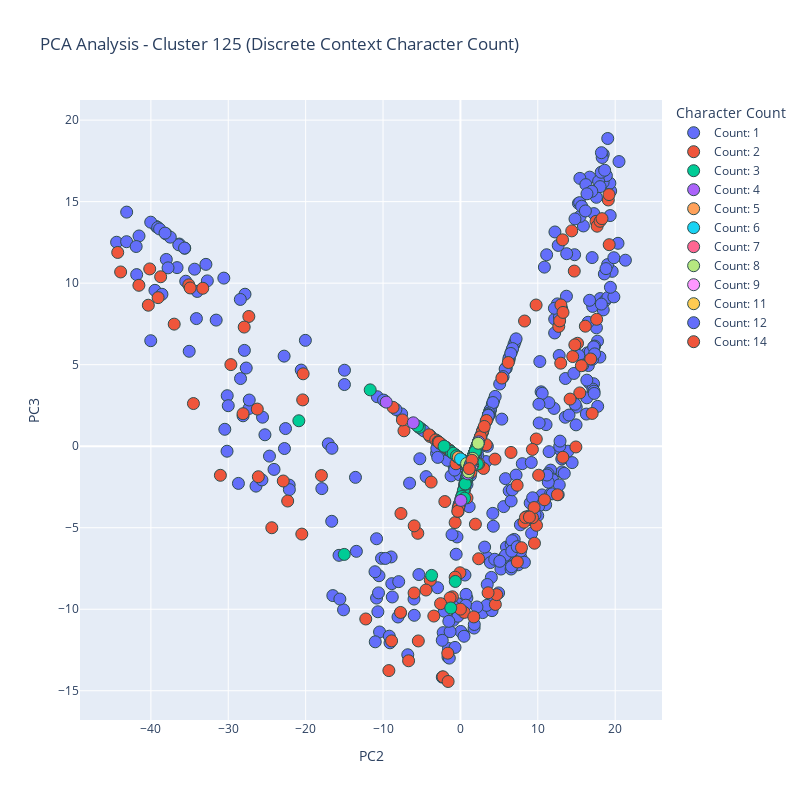

Notebook cell for this chart:
### Code cell
plot_pca_char_in_token(pca_df, pca_path, fs_splitting_cluster, save_figs=True)

### Figure 1 — Plotly figure (JSON) as saved in the notebook; plotly's stock layout.template omitted (floating-point values rounded to 4 significant figures; data arrays with more than 128 entries replaced by an {"elided": "..."} marker saying what was removed)
{"data": [{"hoverinfo": "text", "marker": {"color": "#636EFA", "line": {"color": "DarkSlateGrey", "width": 1}, "size": 12}, "mode": "markers", "name": "Count: 1", "text": {"elided": "669 str values"}, "type": "scatter", "x": {"elided": "669 float values"}, "y": {"elided": "669 float values"}}, {"hoverinfo": "text", "marker": {"color": "#EF553B", "line": {"color": "DarkSlateGrey", "width": 1}, "size": 12}, "mode": "markers", "name": "Count: 2", "text": {"elided": "213 str values"}, "type": "scatter", "x": {"elided": "213 float values"}, "y": {"elided": "213 float values"}}, {"hoverinfo": "text", "marker": {"color": "#00CC96", "line": {"color": "DarkSlateGrey", "width": 1}, "size": 12}, "mode": "markers", "name": "Count: 3", "text": ["Token:  us<br>Context:  you��re on Main Street USA? Let| us| know in the comments below!<|endoftext|>A notorious protester<br>Char Count: 3", "Token: she<br>Context:  watching. As we've learned by now, \"|she| likes to watch.\"\n\nDC Universe Presents:<br>Char Count: 3", "Token: com<br>Context: , ms #TheWeatherChannel pic.twitter.|com|/IywvoR8WSL —<br>Char Count: 3", "Token: 609<br>Context: /1ChrisForrester/status/4|609|014136<br>Char Count: 3", "Token: 014<br>Context: 1ChrisForrester/status/4609|014|136<br>Char Count: 3", "Token: 032<br>Context: . pic.twitter.com/9rPy|032|rGv — Kyle Holliman (@thekh<br>Char Count: 3", "Token: com<br>Context:  RT @jayward11: pic.twitter.|com|/XiZ5EniK4H —<br>Char Count: 3", "Token: com<br>Context:  damage in Tupelo area! pic.twitter.|com|/OMRf1gVh7V<br>Char Count: 3", "Token: com<br>Context:  Tupelo, MS after tornado pic.twitter.|com|/OvynGycVPh — Se<br>Char Count: 3", "Token: com<br>Context:  With @edlavaCNN pic.twitter.|com|/KLvQ7Bm9Sd<br>Char Count: 3", "Token: but<br>Context:  the speech focused on Trump��s absurd (|but| admittedly amusing) new nickname for Kim Jong Un,<br>Char Count: 3", "Token:  of<br>Context: ton's head size data would account for a difference| of| .09 standard deviations between black and white average test<br>Char Count: 3", "Token: 407<br>Context: : DOI: 10.1021/nn304|407|r – ��Highly Transparent and Flex<br>Char Count: 3", "Token:  We<br>Context:  high in the starry trailer for ��When| We| Rise,�� Gus Van Sant and Dustin Lance<br>Char Count: 3", "Token: ORY<br>Context:  pic.twitter.com/qXeOl|ORY|Ub — Nick (@Nick_Falco) October<br>Char Count: 3", "Token: com<br>Context:  these to get around security. pic.twitter.|com|<br>Char Count: 3", "Token: com<br>Context:  tanks Why break 2 windows? pic.twitter.|com|/Tq5giT76In — Nick<br>Char Count: 3", "Token: com<br>Context:  when I'm this excited! pic.twitter.|com|/sSX4g2zVOi<br>Char Count: 3", "Token: awk<br>Context: NoozhawkNews and @Noozh|awk|Biz. Connect with Noozhawk on Facebook<br>Char Count: 3", "Token: orm<br>Context:  shared by Taylor Momsen (@tayl|orm|omsen) on Oct 2, 2017 at 1<br>Char Count: 3", "Token: oms<br>Context:  by Taylor Momsen (@taylorm|oms|en) on Oct 2, 2017 at 1:<br>Char Count: 3", "Token: ade<br>Context: ando esclavas fue generado por l|ade| la delegación más poderosa que<br>Char Count: 3", "Token:  as<br>Context:  the sky, see the stars, and it's| as| if nothing was wrong. The singing, the praying<br>Char Count: 3", "Token:  of<br>Context:  it turns out that there��s not much| of| a connection there after all. Likewise, when discussing<br>Char Count: 3", "Token:  AM<br>Context:  Oct 31, 2012, 9:43:40| AM|\n\nPosted by Chris\n<br>Char Count: 3", "Token: 460<br>Context: ️ pic.twitter.com/Nsfm|460|HVV — asia (@asialb<br>Char Count: 3", "Token: 231<br>Context: .aspx?AccessID=b68a30|231|c or http://www.mouser.<br>Char Count: 3", "Token:  ag<br>Context: ://service.com/page1\" ) .| ag|et multi . add :page2 , EventMachine<br>Char Count: 3", "Token: HAM<br>Context: .twitter.com/pHPS5s|HAM|3 — Thomas Paine (@Thomas1774P<br>Char Count: 3", "Token: eed<br>Context: browse_frm/thread/b74|eed|16bd48d42e\n\nhttp://<br>Char Count: 3", "Token: 911<br>Context:  COUNTY E911 (@DELAWARECO|911|) November 15, 2016\n\nAll residents of<br>Char Count: 3", "Token: she<br>Context:  #dateday A photo posted by Shelley. (@|she|ilashoe) on Oct 21, 2016 at<br>Char Count: 3", "Token: 394<br>Context: 1001/jamainternmed.2016.5|394|\n\nAuthor Contributions: Drs Kearns and<br>Char Count: 3", "Token: 405<br>Context: \n\nTop image: Wikipedia/Kuha455|405|<|endoftext|>WikiLeaks has published 294,546 emails along<br>Char Count: 3", "Token: com<br>Context:  Trump' in #Berkeley pic.twitter.|com|/sF29nUxLVS —<br>Char Count: 3", "Token: 205<br>Context: amazon.com/dp/0692652|205|<|endoftext|>Defending World Champions, European Champions in 2008<br>Char Count: 3", "Token: aps<br>Context:  original content, please contact sgo@economiccoll|aps|enews.com.<|endoftext|>Edoardo Mort<br>Char Count: 3", "Token: Cat<br>Context:  from Big Cat Country:\n\nFollow @Big|Cat|Country Follow @SBNationNFL<|endoftext|>Cris<br>Char Count: 3", "Token: ost<br>Context:  lab environment with this blog post: http://s|ost|echblog.com/2016/07/26<br>Char Count: 3", "Token:  oz<br>Context: ator.[13] Weighing 16 lb 3| oz| (7.34 kg) empty, the Monitor<br>Char Count: 3", "Token:  oz<br>Context:  were relocated. The modified BAR weighed 13 lb 12| oz| (6.24 kg) and was only 34<br>Char Count: 3", "Token: 428<br>Context: b09e4ea9f723c|428| 42aaa93a894a69bfc<br>Char Count: 3", "Token: 428<br>Context: b09e4ea9f723c|428|\", \"sha256hash\": \"57ae463<br>Char Count: 3", "Token: 463<br>Context: 428\", \"sha256hash\": \"57ae|463|e6bc53a38512c58a<br>Char Count: 3", "Token: 149<br>Context: fd9b3e7959fe7c|149|d1\", \"userdetails\": { \"comments<br>Char Count: 3", "Token: acc<br>Context: ebio.py download a2ba1b|acc|996b90b37a2c93089<br>Char Count: 3", "Token: acc<br>Context: 30f1d68 a2ba1b|acc|996b90b37a2c93089<br>Char Count: 3", "Token: 317<br>Context: <|endoftext|> to ba1d6f|317|214d318b2a4e9a<br>Char Count: 3", "Token: 214<br>Context: <|endoftext|> to ba1d6f317|214|d318b2a4e9a9<br>Char Count: 3", "Token: aff<br>Context: bc7ec867a6c845|aff|ecad1290fd717cc74f<br>Char Count: 3", "Token: the<br>Context:  Shrine), Evan Boehm, and Austin Bly|the|. I feel similarly about this group to how I<br>Char Count: 3", "Token:  at<br>Context:  from the fork to find curious lilac eyes staring| at| her. \"Ruby replaced me<br>Char Count: 3", "Token: aer<br>Context:  http://usat.ly/1e6D|aer|<|endoftext|>Thousands of families are fleeing the rebel-held<br>Char Count: 3", "Token: Kat<br>Context: emUNU0dwmrhHvH|Kat|AiVllhQiym_is<br>Char Count: 3", "Token:  it<br>Context:  the last couple of years in Oxford, Mississippi,| it| helps to know the nature of the rivalry between Ole<br>Char Count: 3"], "type": "scatter", "x": [1.319, 1.228, 1.809, 2.194, 1.067, -1.251, 1.836, 1.753, 1.654, 1.902, 1.187, 1.176, -5.316, 1.19, -3.721, 2.019, 2.176, 1.317, 0.3953, 0.8065, 0.4579, 1.293, 1.387, 1.221, 1.064, -0.665, -0.4513, 1.913, -15.01, 0.1974, 0.9722, 1.382, 0.6896, -1.204, 1.419, -11.66, -0.302, 0.8648, 1.413, 1.135, -0.9345, -2.112, 0.8648, 0.6091, -0.484, 0.6235, 0.6207, -5.542, 0.489, -0.4986, 1.07, 1.315, -20.88, 0.5364, 1.118], "y": [-1.092, -1.211, -0.4511, -1.089, -1.501, -9.922, -0.4164, -0.5251, -0.6537, -0.3296, -1.284, -1.298, 1.155, -1.277, -7.922, -0.177, 0.02772, -1.094, -2.724, -1.975, -0.939, -1.125, -1.002, -1.221, -1.159, -8.294, -0.6093, -0.3161, -6.636, -3.084, -1.126, -1.009, -1.023, -0.3363, -0.9617, 3.455, -0.6635, -1.869, -0.9686, -1.185, -0.4341, -0.007295, -1.087, -2.335, -0.5975, -2.308, -2.314, 1.237, -0.9503, -0.5922, -1.161, -1.097, 1.561, -3.186, -1.178]}, {"hoverinfo": "text", "marker": {"color": "#AB63FA", "line": {"color": "DarkSlateGrey", "width": 1}, "size": 12}, "mode": "markers", "name": "Count: 4", "text": ["Token: ting<br>Context:  student leaders Lin Fei-fan and Chen Wei-|ting| have been denied entry.\n\nBut besides them<br>Char Count: 4", "Token: aint<br>Context:  by @flinthillsboy Use #kansas|aint|flat to be featured A photo posted by Kansas (@<br>Char Count: 4", "Token: aint<br>Context:  be featured A photo posted by Kansas (@kansas|aint|flat) on May 31, 2016 at 7:<br>Char Count: 4", "Token: aint<br>Context: , and an Instagram account called ��kansas|aint|flat.��\n\nBut Branden R<br>Char Count: 4", "Token:  and<br>Context:  So much so, he��s investing time| and| money on two projects that involve creatures of the �<br>Char Count: 4", "Token: ster<br>Context: https://twitter.com/1ChrisForre|ster|/status/4609014136<br>Char Count: 4", "Token:  and<br>Context: 3.7 billion requested by the White House,| and| less than half the amount in $2.7<br>Char Count: 4", "Token: 2018<br>Context:  http://bit.ly/VSPFDH|2018|.\n\nFor more information about Virginia State Parks<br>Char Count: 4", "Token: Over<br>Context: + PS5\n\n#21Daysof|Over|watch<|endoftext|>Editor's note: This article was updated<br>Char Count: 4", "Token:  for<br>Context: . Something isn't right. It takes a moment| for| him to articulate the problem. There's a woman<br>Char Count: 4", "Token:  the<br>Context: . \"Her clothes crease and line according to| the| shape of her body.\" Studio scans are the starting<br>Char Count: 4", "Token:  Cox<br>Context: org, KaplanJ@dnc.org,| Cox|C@dnc.org Date: 2016-<br>Char Count: 4", "Token: eous<br>Context:  Blues Origin team captains run training. Picture Gregg Port|eous| Source: News Corp Australia\n\nANTHONY<br>Char Count: 4", "Token: aine<br>Context: 3 — Thomas Paine (@Thomas1774P|aine|) September 15, 2016<|endoftext|>Passengers on United<br>Char Count: 4", "Token: iber<br>Context:  image to Twitter user @LynnCSchre|iber|, who wrote a post about it for Jump!,<br>Char Count: 4", "Token:  pic<br>Context: co/H7UszrNJjL| pic|.twitter<br>Char Count: 4", "Token:  not<br>Context: �Canadians should feel safe but that does| not| mean that we are going to eliminate all threats,<br>Char Count: 4", "Token: ance<br>Context:  just fine. He still has that Elaine-d|ance| delivery, which means he's going to be inconsistent<br>Char Count: 4"], "type": "scatter", "x": [0.4261, 1.053, 0.06566, 0.9606, 1.258, -6.09, 1.205, -9.588, 0.9662, 1.127, 1.497, 2.36, 0.8281, 0.2081, 1.182, 0.05264, 1.269, 1.223], "y": [-0.9275, -1.528, -3.324, -1.695, -1.172, 1.435, -1.248, 2.704, -1.123, -1.381, -0.8587, 0.2687, -1.073, -0.8484, -1.202, -0.7921, -1.157, -1.217]}, {"hoverinfo": "text", "marker": {"color": "#FFA15A", "line": {"color": "DarkSlateGrey", "width": 1}, "size": 12}, "mode": "markers", "name": "Count: 5", "text": ["Token:  more<br>Context:  because Windows, which had the exploited vulnerability, is| more| widely used in retail,�� a company statement<br>Char Count: 5", "Token: Chris<br>Context:  2014\n\nhttps://twitter.com/1|Chris|Forrester/status/4609014136<br>Char Count: 5", "Token: steen<br>Context:  Sophie ��� (@sophieevander|steen|) on Oct 29, 2016 at 8:45<br>Char Count: 5", "Token:  skin<br>Context:  a reduction in the degree of pigmentation on the| skin| caused by UV exposure. This could be due to<br>Char Count: 5", "Token: ation<br>Context: -infected sites and secrete proinflammatory c|ation|ic proteins, oxygen radicals, lip<br>Char Count: 5"], "type": "scatter", "x": [1.19, 1.585, -0.2742, 1.15, 1.317], "y": [-1.273, -1.169, -0.6735, -1.342, -1.095]}, {"hoverinfo": "text", "marker": {"color": "#19D3F3", "line": {"color": "DarkSlateGrey", "width": 1}, "size": 12}, "mode": "markers", "name": "Count: 6", "text": ["Token: yr<br>Context: bennett@cbc.ca | @kell|yr|bennett<|endoftext|>The view from Mount Sunflower,<br>Char Count: 6", "Token:  Hobby<br>Context:  Caption Close 2015 brought record passenger traffic to Bush,| Hobby| 1 / 1 Back to Gallery\n\nHouston's<br>Char Count: 6", "Token: atinum<br>Context: on\n\nmiraj.polymer.pl|atinum|\n\nPolymer Assets The assets that implement Poly<br>Char Count: 6"], "type": "scatter", "x": [1.215, 0.9132, 0.01484], "y": [-1.232, -1.104, -0.7784]}, {"hoverinfo": "text", "marker": {"color": "#FF6692", "line": {"color": "DarkSlateGrey", "width": 1}, "size": 12}, "mode": "markers", "name": "Count: 7", "text": ["Token:  rather<br>Context:  unfettered markets) appears to arise from,| rather| than<br>Char Count: 7"], "type": "scatter", "x": [1.185], "y": [-1.282]}, {"hoverinfo": "text", "marker": {"color": "#B6E880", "line": {"color": "DarkSlateGrey", "width": 1}, "size": 12}, "mode": "markers", "name": "Count: 8", "text": ["Token: b<br>Context: ennett@cbc.ca | @kellyr|b|ennett<|endoftext|>The view from Mount Sunflower, Kansas<br>Char Count: 8", "Token:  outside<br>Context:  reasons the authors believe their work may have an impact| outside| of the medical community.\n\n��If<br>Char Count: 8", "Token:  useless<br>Context: s radio turned on during these periods is about as| useless| as installing windshield wipers. To my knowledge,<br>Char Count: 8", "Token:  useless<br>Context: <|endoftext|> orbit insertion burns is about as| useless| as installing windshield wipers. Why was the radio<br>Char Count: 8", "Token:  standby<br>Context:  of the 3,500-member division is on| standby| in case they are needed.\n\n1411<br>Char Count: 8", "Token:  Twitter<br>Context: \n\nFollow @jimmichaels on| Twitter|.\n\nRead or Share this story: http<br>Char Count: 8", "Token:  binding<br>Context: . crassiceps ES products regulate DC activity by| binding| multiple receptors (e.g., MGL,<br>Char Count: 8", "Token: download<br>Context: ://2.images.spike.com/|download|s/bellator/Bellator-Long-<br>Char Count: 8"], "type": "scatter", "x": [1.208, 1.026, 1.375, 1.301, 1.583, 0.798, 1.297, 2.292], "y": [-1.243, -1.576, -1.019, -1.115, -0.7465, -1.062, -1.12, 0.1799]}, {"hoverinfo": "text", "marker": {"color": "#FF97FF", "line": {"color": "DarkSlateGrey", "width": 1}, "size": 12}, "mode": "markers", "name": "Count: 9", "text": ["Token:  teaspoon<br>Context:  teaspoon saffron optional\n\n1/2| teaspoon| cardamom powder Instructions Soak cashews in<br>Char Count: 9", "Token:  released<br>Context:  demos were of songs that made the final album or| released| as b-sides; however, some were<br>Char Count: 9"], "type": "scatter", "x": [1.196, 1.458], "y": [-1.266, -1.186]}, {"hoverinfo": "text", "marker": {"color": "#FECB52", "line": {"color": "DarkSlateGrey", "width": 1}, "size": 12}, "mode": "markers", "name": "Count: 11", "text": ["Token:  especially<br>Context: \"Finding life in this energy-rich water is| especially| exciting if one thinks of Mars, where there might<br>Char Count: 11"], "type": "scatter", "x": [1.183], "y": [-1.285]}, {"hoverinfo": "text", "marker": {"color": "#636EFA", "line": {"color": "DarkSlateGrey", "width": 1}, "size": 12}, "mode": "markers", "name": "Count: 12", "text": ["Token:  recruitment<br>Context:  growth of bacteria [13]. In addition to their| recruitment| to sites of infection and various effector functions,<br>Char Count: 12"], "type": "scatter", "x": [1.316], "y": [-1.096]}, {"hoverinfo": "text", "marker": {"color": "#EF553B", "line": {"color": "DarkSlateGrey", "width": 1}, "size": 12}, "mode": "markers", "name": "Count: 14", "text": ["Token:  justification<br>Context:  New South Wales chief justice, said there was no| justification| for including the notion of ''offending'' in<br>Char Count: 14", "Token:  manufacturing<br>Context: .1%. A historical correlation between the ISM| manufacturing| employment index and the BLS employment report for manufacturing<br>Char Count: 14"], "type": "scatter", "x": [1.492, 1.136], "y": [-0.8652, -1.376]}], "layout": {"height": 800, "legend": {"title": {"text": "Character Count"}}, "title": {"text": "PCA Analysis - Cluster 125 (Discrete Context Character Count)"}, "width": 800, "xaxis": {"title": {"text": "PC2"}}, "yaxis": {"title": {"text": "PC3"}}}}
